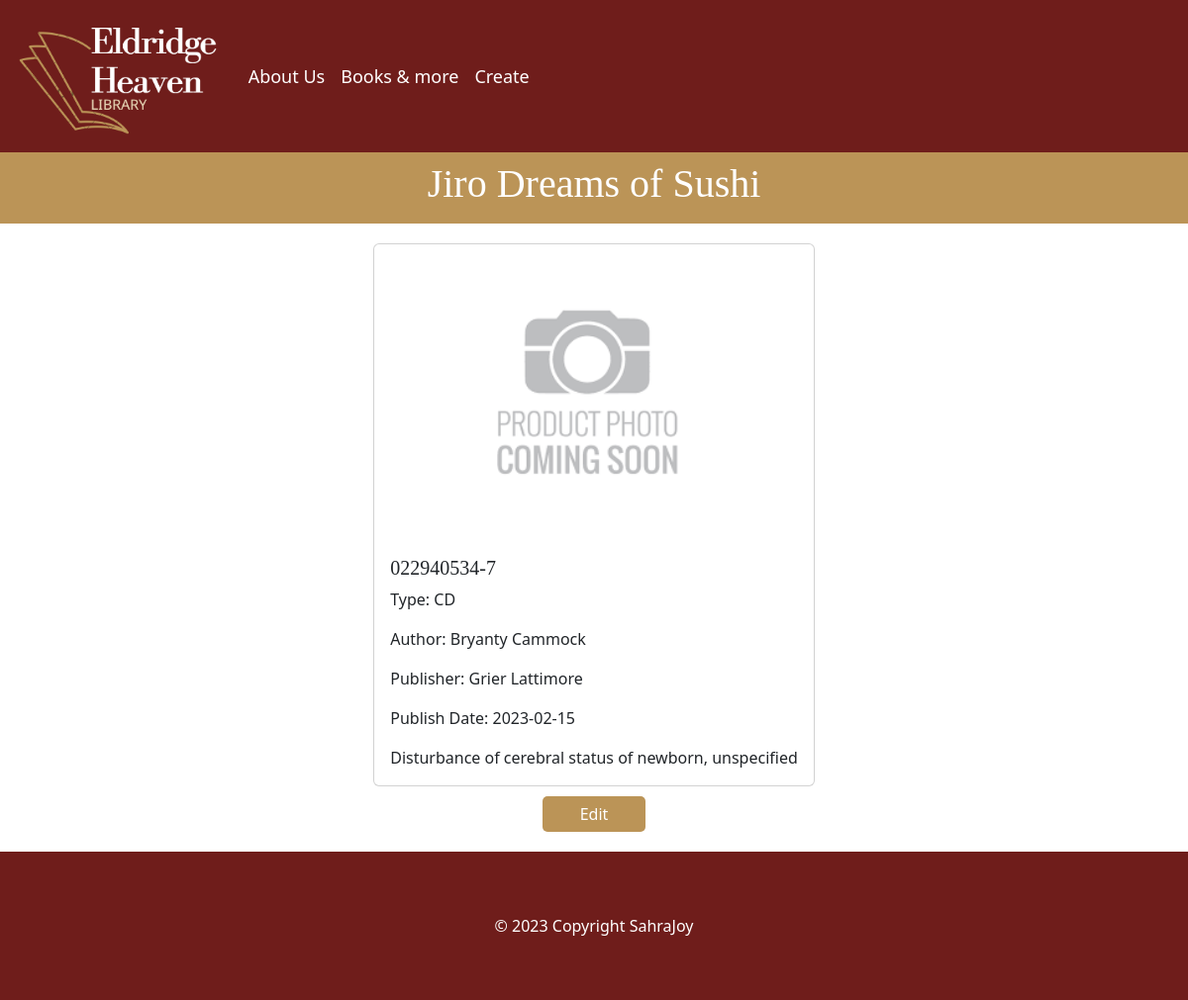
Screenshot of /details.php?id=79 with the database file from the repository.
### tables this page shows
CREATE TABLE `stock` (
  `id_stock` int(11) NOT NULL,
  `title` varchar(50) NOT NULL,
  `img` varchar(50) DEFAULT NULL,
  `isbn` varchar(50) NOT NULL,
  `description` varchar(265) DEFAULT NULL,
  `fk_type` int(11) NOT NULL,
  `fk_author` int(11) NOT NULL,
  `fk_publisher` int(11) NOT NULL,
  `publish_date` date NOT NULL
);

CREATE TABLE `type` (
  `id_type` int(11) NOT NULL,
  `type` varchar(50) DEFAULT NULL
);

CREATE TABLE `author` (
  `id_author` int(11) NOT NULL,
  `first_name` varchar(50) DEFAULT NULL,
  `last_name` varchar(50) DEFAULT NULL
);

CREATE TABLE `publisher` (
  `id_publisher` int(11) NOT NULL,
  `first_name` varchar(50) DEFAULT NULL,
  `last_name` varchar(50) DEFAULT NULL,
  `address` varchar(50) DEFAULT NULL,
  `city` varchar(50) DEFAULT NULL
);

### details.php (the view, shortened to what this page needs)
<?php
    require_once 'components/db_connect.php';
    if(isset($_GET['id']) && !empty($_GET["id"])){
        $id_stock = mysqli_real_escape_string($conn, $_GET['id']);
        $sql = "SELECT stock.*,
                        type.type AS typeName,
                        author.first_name AS authorFirstName,
                        author.last_name AS authorLastName,
                        publisher.first_name AS publisherFirstName,
                        publisher.last_name AS publisherLastName
                FROM `stock`
                INNER JOIN `type` ON stock.fk_type = type.id_type
                INNER JOIN `author` ON stock.fk_author = author.id_author
                INNER JOIN `publisher` ON stock.fk_publisher = publisher.id_publisher
    	        WHERE `stock`.`id_stock` = $id_stock";
        $result = mysqli_query($conn, $sql);
        $cards = "";
        $title = "";
        if(mysqli_num_rows($result) > 0) {
            $row = mysqli_fetch_assoc($result);
                $cards .= "
                    <div class='card'>
                        <img src='assets/{$row["img"]}' class='card-img-top' style='width: 100%' alt='...'>
                        <div class='card-body'>
                            <h5>{$row["isbn"]}</h5>
                            <p class='card-text'>Type: {$row["typeName"]}</p>
                            <p class='card-text'>Author: {$row["authorFirstName"]} {$row["authorLastName"]}</p>
                            <p class='card-text'>Publisher: {$row["publisherFirstName"]} {$row["publisherLastName"]}</p>
                            <p class='card-text'>Publish Date: {$row["publish_date"]}</p>
                            <p class='card-text'>{$row["description"]}</p>
                        </div>
                    </div>
                ";
                $title = "<h1>{$row["title"]}</h1>";
        } else {
            $cards = "no data found";
        }
    }
?>
<!doctype html>
<html lang="en">
<head>
    <link href="https://cdn.jsdelivr.net/npm/bootstrap@5.3.2/dist/css/bootstrap.min.css" rel="stylesheet">
    <link rel="stylesheet" href="CSS/style.css">
</head>
<body>
    <?php require_once 'components/navbar.php'; ?>
    <div class='headline'>
        <h1><?= $title; ?></h1>
    </div>
    <div class='details'>
        <div id="cardDiv">
            <?= $cards; ?>
        </div>
        <?php if (isset($row)): ?>
            <a href='update.php?id=<?= $row["id_stock"]; ?>' class='btn btn-success'>Edit</a>
        <?php endif; ?>
    </div>
    <?php require_once 'components/footer.php'; ?>
</body>
</html>

### CSS/style.css (style rules this page uses)
.headline { display: flex; justify-content: center; align-items: center; padding: 1vh; width: 100%; background-color: #BB9457; }
h5 { font-family: 'Source Serif 4', serif; }
.headline h1 { font-family: 'Source Serif 4', serif; color: white; }
.details { margin: 20px; display: flex; justify-content: center; align-items: center; flex-direction: column; }
.details .btn { margin-top: 10px; width: 13vh; background-color: #BB9457; border: none; border-radius: 5px; }
.details #cardDiv .card img { padding: 10px; border: none; width: 100%; }
.details #cardDiv .card { overflow: hidden; display: flex; justify-content: center; align-items: center; flex-direction: column; }

### rows the page displays
stock: title "Jiro Dreams of Sushi", img (picture), isbn "022940534-7", fk_type.type "CD", fk_author.first_name "Bryanty", fk_author.last_name "Cammock", fk_publisher.first_name "Grier", fk_publisher.last_name "Lattimore", publish_date "2023-02-15", description "Disturbance of cerebral status of newborn, unspecified"
